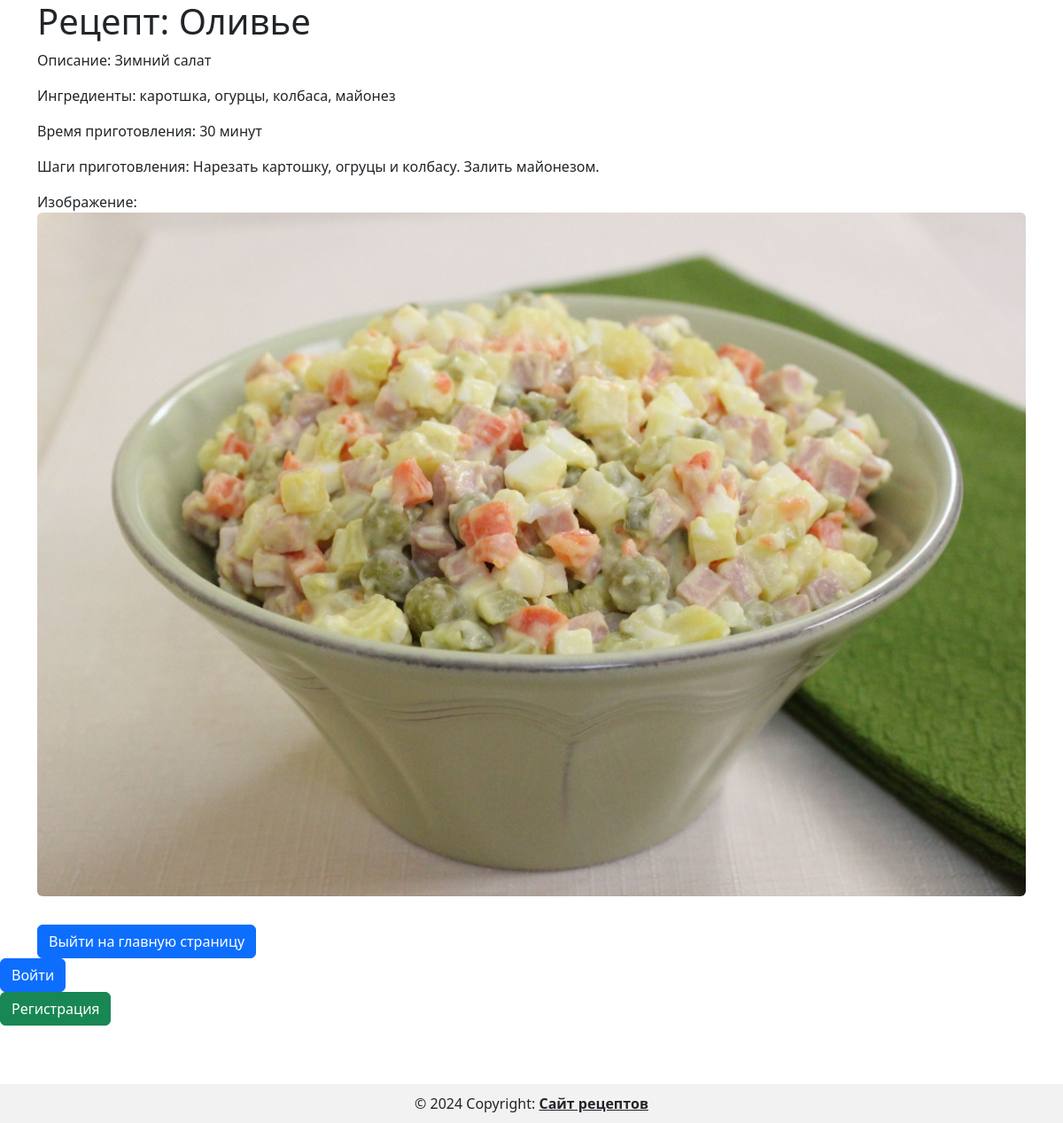
Page /get_recipe/1/ on the committed database.
### recipe_app/models.py (models this page shows, shortened)
class Recipe(models.Model):
    title = models.CharField(max_length=60)
    description = models.CharField(max_length=200)
    ingredients = models.CharField(max_length=200)
    steps_cooking = models.CharField(max_length=200)
    time_cooking = models.CharField(max_length=30)
    image_dish = models.ImageField(upload_to='media/recipes/')

### recipe_app/views.py (the view)
# urls.py: path('get_recipe/<str:id_recipe>/', views.get_recipe, name='get_recipe'),
def get_recipe(request, id_recipe):
    recipe = get_object_or_404(Recipe, id=id_recipe)
    context = {
        'title': recipe.title,
        'description': recipe.description,
        'ingredients': recipe.ingredients,
        'steps_cooking': recipe.steps_cooking,
        'time_cooking': recipe.time_cooking,
        'image_dish': recipe.image_dish,
        'recipe': recipe,  # Передаём объект recipe
    }
    return render(request, 'recipe_app/get_recipe.html', context)

### recipe_app/templates/recipe_app/get_recipe.html (shortened to what this page needs)
{% extends 'recipe_app/base.html' %}
{% block content %}
    <div class="container">
        <h1>Рецепт: {{ title }}</h1>
        <p>Описание: {{ description }}</p>
        <p>Ингредиенты: {{ ingredients }}</p>
        <p>Время приготовления: {{ time_cooking }}</p>
        <p>Шаги приготовления: {{ steps_cooking }}</p>
        <p>Изображение: <img src="{{ image_dish.url }}" alt="{{ recipe.title }}" class="img-fluid rounded mb-3"></p>
        <form method="get" action="{% url 'recipe_app:index' %}">
            <button type="submit" class="btn btn-primary">Выйти на главную страницу</button>
        </form>
    </div>
    <div>
        {% if user.is_authenticated %}
            <p>Добро пожаловать, {{ user.username }}!</p>
            <form method="get" action="{% url 'users_app:logout' %}">
                <button type="submit" class="btn btn-danger">Выйти из аккаунта</button>
            </form>
        {% else %}
            <form method="get" action="{% url 'users_app:authorization' %}">
                <button type="submit" class="btn btn-primary">Войти</button>
            </form>
            <form method="get" action="{% url 'users_app:register' %}">
                <button type="submit" class="btn btn-success">Регистрация</button>
            </form>
        {% endif %}
    </div>
{% endblock %}

### rows in the picture
Recipe: description "Зимний салат", ingredients "каротшка, огурцы, колбаса, майонез", time_cooking "30 минут", steps_cooking "Нарезать картошку, огруцы и колбасу. Залить майонезом."
